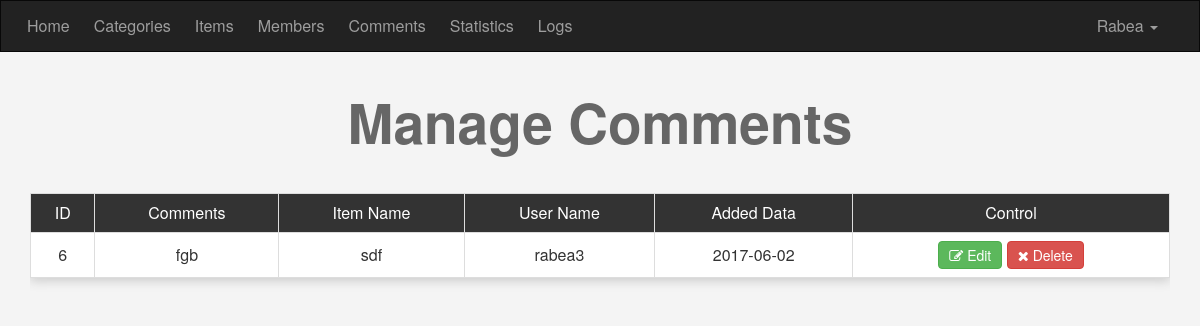
The app's page /admin/comments.php (signed in) with its own data.
### tables this page shows
CREATE TABLE `comments` (
  `c_id` int(11) NOT NULL,
  `comment` text NOT NULL,
  `status` tinyint(4) NOT NULL,
  `comment_date` date NOT NULL,
  `item_id` int(11) NOT NULL,
  `user_id` int(11) NOT NULL
);

CREATE TABLE `items` (
  `item_ID` int(11) NOT NULL,
  `Name` varchar(255) NOT NULL,
  `Description` text NOT NULL,
  `Price` varchar(255) NOT NULL,
  `Add_Date` date NOT NULL,
  `Country_Made` varchar(255) NOT NULL,
  `Image` varchar(255) NOT NULL,
  `Status` varchar(255) NOT NULL,
  `Rating` smallint(6) NOT NULL,
  `Approve` tinyint(4) NOT NULL DEFAULT '0',
  `Cat_ID` int(11) NOT NULL,
  `Member_ID` int(11) NOT NULL
);

CREATE TABLE `users` (
  `UserID` int(11) NOT NULL COMMENT 'to identify user',
  `Username` varchar(255) NOT NULL,
  `Password` varchar(255) NOT NULL,
  `Email` varchar(255) NOT NULL,
  `FullName` varchar(255) NOT NULL,
  `GropID` int(11) NOT NULL DEFAULT '0' COMMENT 'identify user gruop',
  `TrustStatus` int(11) NOT NULL DEFAULT '0' COMMENT 'seller rank',
  `RrgStatus` int(11) NOT NULL DEFAULT '0' COMMENT 'user approval',
  `Date` date NOT NULL
);

### admin/comments.php (the view, shortened to what this page needs)
<?php
	if ( isset ( $_SESSION['Username'] )) {
		include 'init.php';
 		$do = isset($_GET['action']) ? $_GET['action'] : 'manage' ;
 		if ($do == 'manage') {
 			$stmt = $con->prepare("SELECT
 										comments.*, items.Name AS Item_Name, users.Username AS Member
 									FROM
 										comments
 									INNER JOIN
 										items
 									ON
 										items.item_ID = comments.item_id
 									INNER JOIN
 										users
 									ON
 										users.UserID = comments.user_id ");
 			$stmt->execute();
 			$rows = $stmt->fetchAll();
 		?>
 			<h1 class="text-center">Manage Comments</h1>
		 			<div class="container">
		 				<div class="table-responsive text-center">
		 				<table class="main-table table-center table table-bordered">
		 					<tr>
		 						<td>ID</td>
		 						<td>Comments</td>
		 						<td>Item Name</td>
		 						<td>User Name</td>
		 						<td>Added Data</td>
		 						<td>Control</td>
		 					</tr>
								<?php
									foreach($rows as $row) {
									echo "<tr>";
										echo "<td>".$row['c_id']."</td>";
										echo "<td>".$row['comment']."</td> ";
										echo "<td>".$row['Item_Name']."</td>";
										echo "<td>".$row['Member']."</td>";
										echo "<td>".$row['comment_date']."</td>";
										echo " <td>
												<a href='comments.php?action=edit&comid=".$row['c_id']." ' class='btn btn-success '>
												<i class='fa fa-edit'></i> Edit </a>
												<a href='comments.php?action=delete&comid=".$row['c_id']." ' class='btn btn-danger confirm'>
												<i class='fa fa-close'></i> Delete </a> ";
											    echo "</td> "	;
									echo "</tr>";
										}
								?>
		 				</table>
		 				</div>
		 			</div>
 		<?php
		}
		include $tpl . 'footer.php';
	} else { header('location: index.php'); exit(); }
 ?>

### admin/layout/css/backend.css (style rules this page uses)
body { background-color:#F4F4F4;font-size:16px;line-height: 1.429; }
h1 { font-size: 55px; margin: 40px 0; font-weight: bold; color: #666; }
.main-table tr:first-child td { background-color: #333; color: #fff; }
.main-table { -webkit-box-shadow:0 3px 10px #ccc; -moz-box-shadow:0 3px 10px #ccc; -box-shadow:0 3px 10px #ccc; }
.main-table td { background-color:#fff; vertical-align: middle !important }
.main-table .btn { padding: 3px 10px; }

### records on screen
comments: c_id "6", comment "fgb", item.Name "sdf", user.Username "rabea3", comment_date "2017-06-02"

### other values on screen
lang('HOME') "Home"
lang('CATEGORIES') "Categories"
lang('ITEMS') "Items"
lang('MEMBERS') "Members"
lang('COMMENTS') "Comments"
lang('STATISTICS') "Statistics"
lang('LOGS') "Logs"
lang('RABEA') "Rabea"
